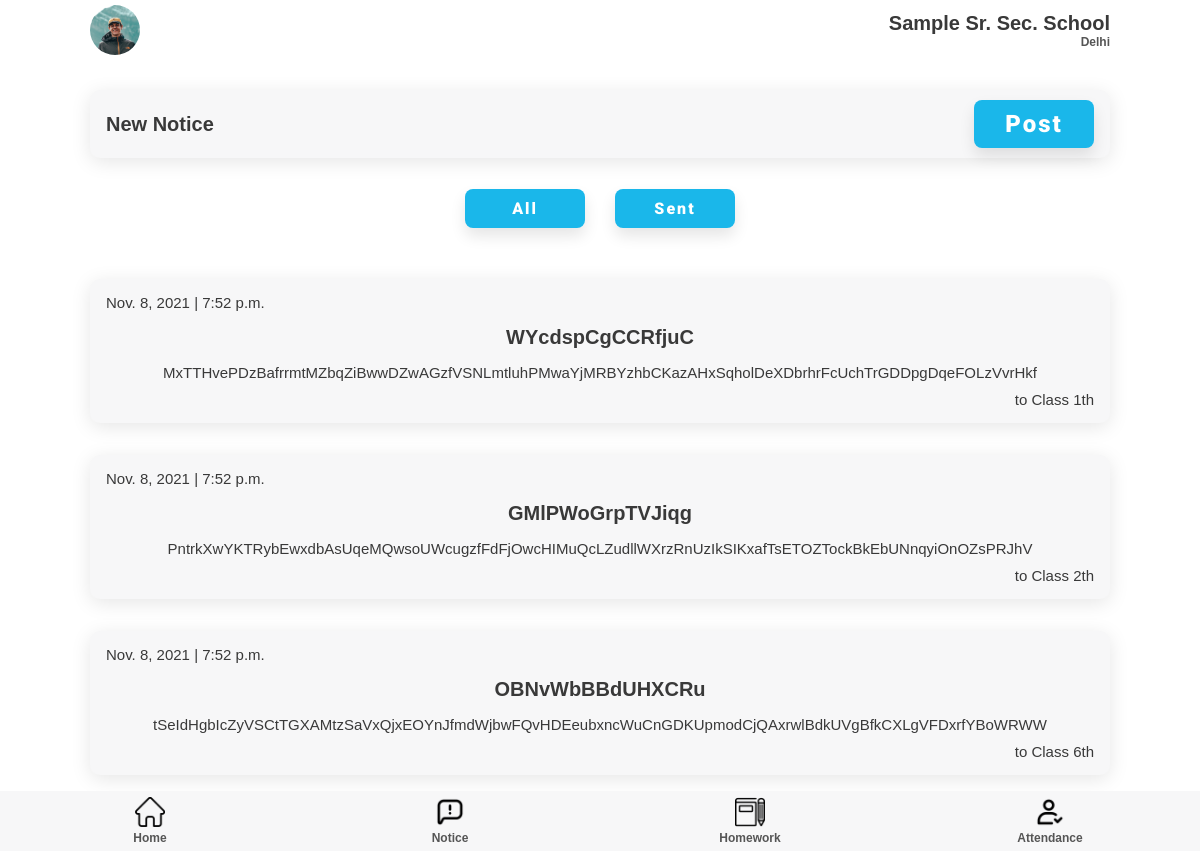
Screenshot of /notice/teacher/showNotice/ (signed in) with the database file from the repository.
### notice/models.py (models this page shows)
class receiver(models.Model):
        note = models.ForeignKey(notice, on_delete=models.CASCADE)
        receiver = models.ForeignKey(classSection, on_delete=models.CASCADE)
        posted_by = models.ForeignKey(User, on_delete=models.CASCADE)

class notice(models.Model):
        topic = models.CharField(max_length=200)
        desc = models.CharField(max_length=2000)
        date = models.DateTimeField(auto_now=True)

### teacher/models.py (models this page shows)
class classSection(models.Model):
    Class = models.IntegerField()
    section = models.CharField(max_length=50)
    teacher = models.OneToOneField(teacher, on_delete=models.PROTECT)

### notice/views.py (the view)
# urls.py: path('teacher/showNotice/', views.showNotice, name='showNotice'),
def showNotice(request):
    receivers = receiver.objects.filter(posted_by = request.user)
    return render(request, 'addNotice.html', {'receivers': receivers})

### templates/teacher/addNotice.html
{% extends 'attendance.html' %}
{% load static %}
{% block extra-head %}
    <link rel="stylesheet" href="{% static '/css/style.css' %}" />
    <link rel="stylesheet" href="{% static '/css/attendance.css' %}" />
    <link rel="stylesheet" href="{% static '/css/notice.css' %}" />
{% endblock extra-head %}
{% block content %}
<section id="main">
      <section id="start-att">
        <div class="component-back">
          <div>
            <h2>New Notice</h2>
          </div>
          <a href="{% url 'notice:createNotice' %}"
            ><button class="btn btn-lg">Post</button></a
          >
        </div>
      </section>
      <section class="notice-toggle">
        <div class="notice-buttons">
          <button class="btn btn-md">All</button>
          <button class="btn btn-md">Sent</button>
        </div>
      </section>
      <section id="home-menu">
        <div class="home-menu">
          {% for receiver in receivers %}
          <div class="menu-list notice-list">
            <p>{{ receiver.note.date.date }} | {{ receiver.note.date.time }}</p>
            <h2>{{ receiver.note.topic }}</h2>
            <p>
              {{ receiver.note.desc }}
            </p>
            <p>to Class {{ receiver.receiver.Class }}th</p>
          </div>
          {% endfor %}
        </div>
      </section>
</section>
{% endblock content %}

### static/css/style.css (style rules this page uses)
:root { --dark-green: #1ab7ea; --light-green: #9cdabd; --dark-red: #fb3f4a; --light-red: #fb878e; --light-red: #2196f3; --light-grey: #f7f7f8; --dark-grey: #e7e7e8; --dark: #393939; --faded: #555555; --center-width: 85%; }
* { box-sizing: border-box; margin: 0; padding: 0; }
body { font-family: "Arial", sans-serif; -webkit-font-smoothing: antialiased; }
a { text-decoration: none; }
* { margin: 0; padding: 0; }
#main { margin: auto; margin-bottom: 60px; width: 100%; background-color: #fff; }
.home-menu, .goto { margin: 35px auto 0; width: var(--center-width); display: flex; flex-direction: column; justify-content: space-between; }
.menu-list, .component-back { background-color: var(--light-grey); border-radius: 10px; display: flex; justify-content: space-between; align-items: center; margin: 1em 0; padding: 10px 16px; transition: all 0.5s ease 0s; box-shadow: 0px 4px 20px rgba(0, 0, 0, 0.1); }
.btn { display: inline-block; background: var(--dark-green); color: #fff; padding: 10px 15px; min-width: 120px; font-size: 1rem; text-align: center; border: none; cursor: pointer; outline: none; box-shadow: 0px 8px 15px rgba(0, 0, 0, 0.1); transition: all 0.3s ease 0s; border-radius: 8px; letter-spacing: 2px; font-family: "Roboto", sans-serif; font-weight: 900; }
.btn-lg { font-size: 1.5rem; }
.btn-md { font-size: 1rem; }
p { color: var(--dark); font-size: 15px; font-weight: 300; }
h2 { color: var(--dark); text-transform: capitalize; font-size: 20px; font-weight: 600; }

### static/css/attendance.css (style rules this page uses)
#start-att { width: 85%; margin: auto; }

### static/css/notice.css (style rules this page uses)
.notice-list { flex-direction: column; }
.notice-list > p:nth-child(1) { align-self: baseline; }
.notice-list > p:nth-child(4) { align-self: end; }
.notice-list > * { margin: 5px 0px; }
.notice-list h2 { margin: 10px 0; }
.notice-toggle { margin: auto; }
.notice-buttons { display: flex; justify-content: center; }
.notice-toggle .notice-buttons .btn { margin: 15px 15px 0 15px; }

### rows the page displays
receiver: note "Nov. 8, 2021", note.date.time "7:52 p.m.", note.topic "WYcdspCgCCRfjuC", note.desc "MxTTHvePDzBafrrmtMZbqZiBwwDZwAGzfVSNLmtluhPMwaYjMRBYzhbCKazAHxSqholDeXDbrhrFcUchTrGDDpgDqeFOLzVvrHkf", receiver.Class "1"
receiver: note "Nov. 8, 2021", note.date.time "7:52 p.m.", note.topic "GMlPWoGrpTVJiqg", note.desc "PntrkXwYKTRybEwxdbAsUqeMQwsoUWcugzfFdFjOwcHIMuQcLZudllWXrzRnUzIkSIKxafTsETOZTockBkEbUNnqyiOnOZsPRJhV", receiver.Class "2"
receiver: note "Nov. 8, 2021", note.date.time "7:52 p.m.", note.topic "OBNvWbBBdUHXCRu", note.desc "tSeIdHgbIcZyVSCtTGXAMtzSaVxQjxEOYnJfmdWjbwFQvHDEeubxncWuCnGDKUpmodCjQAxrwlBdkUVgBfkCXLgVFDxrfYBoWRWW", receiver.Class "6"
